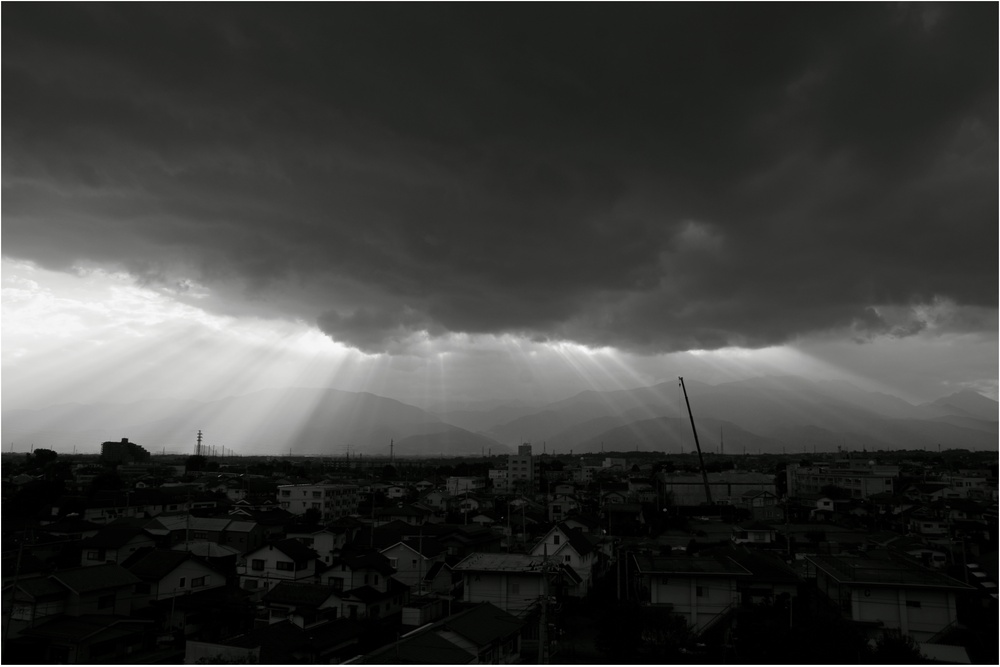
#> input picture 第三回/sample2.jpg, 1000 x 667 px, shrunk from 1884 x 1256 before the run
$ python ContourExtraction.py
#> lines starting #> are read from the running program, lines starting #| are printed output that depends on the picture; after the words box and inside, x2 and y2 are one past the last pixel; in counts of white or black regions, pixels touching at a corner belong together
import os
import cv2
import matplotlib.pyplot as plt

def main():
    imageurl1 = "./sample2.jpg"

    im = cv2.imread(imageurl1)
#> im is the input picture: shape (667, 1000, 3); mean B, G, R 59.1, 61, 60.5
    im2= cv2.imread(imageurl1)

    #グレースケール
    im_gray = cv2.cvtColor(im, cv2.COLOR_BGR2GRAY)

    #ガウスフィルタ
    im_gray_smooth=cv2.GaussianBlur(im_gray,(11,11),0)

    #2値化
    ret,th1 = cv2.threshold(im_gray_smooth,130,255,cv2.THRESH_BINARY)
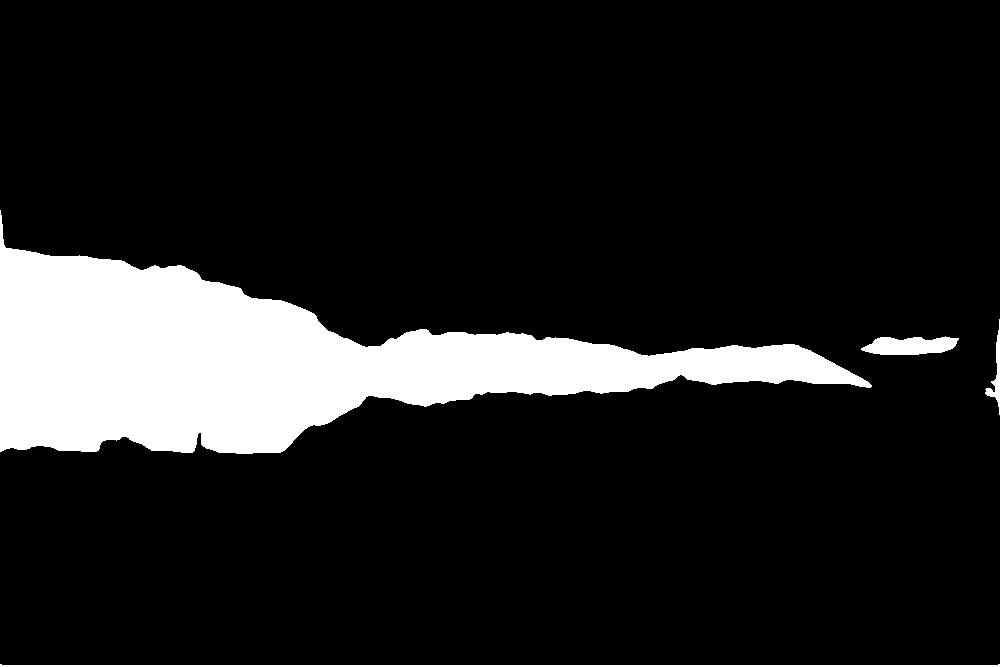
#> th1: shape (667, 1000); 12.9% white; 4 white regions

    #輪郭検出
    contours, hierarchy = cv2.findContours(th1,cv2.RETR_TREE,cv2.CHAIN_APPROX_SIMPLE)
#> contours = 4 contours; box (x1, y1, x2, y2) and area: (0, 210, 872, 454) 81197, (861, 336, 959, 355) 1264, (0, 664, 1000, 667) 1002, (985, 319, 1000, 415) 282

    #輪郭描画
    cv2.drawContours(im,contours,-1,(0,255,0),3)
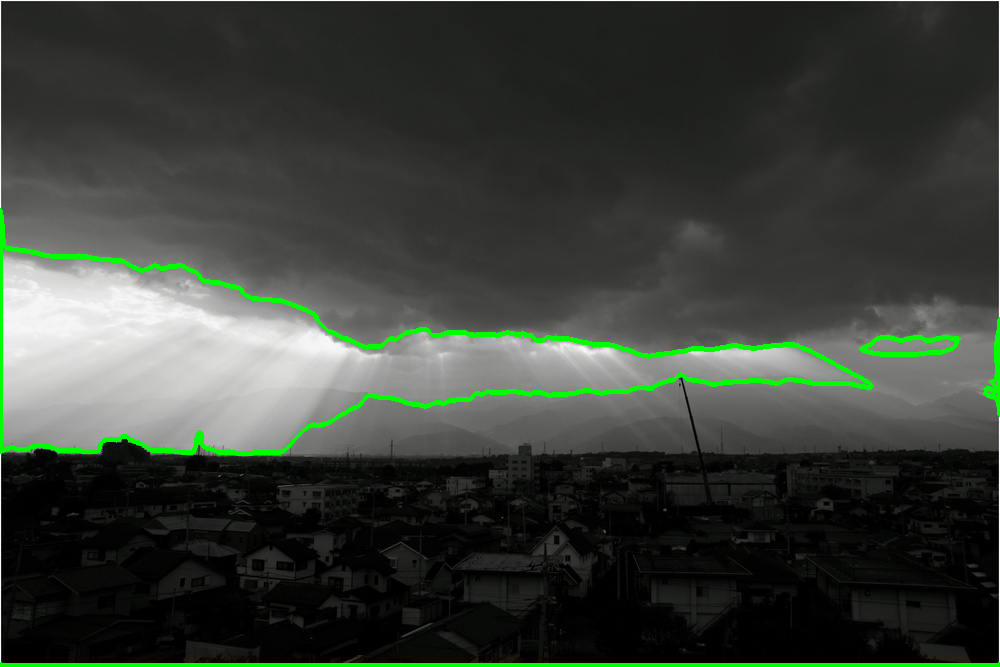
#> im: shape (667, 1000, 3); 2.29% of pixels changed, all inside (x1, y1, x2, y2) = (0, 208, 1000, 667)

    #描画
    plt.subplot(2,2,1),plt.imshow(im2,'gray')
    plt.title('input image')
    plt.subplot(2,2,2),plt.imshow(im,'gray')
    plt.title('output image')
    plt.subplot(2,2,3),plt.imshow(im_gray_smooth,'gray')
    plt.title('GrayScale+Gaussianfilter')
    plt.subplot(2,2,4),plt.imshow(th1,'gray')
    plt.title('Binarization')

    plt.show()
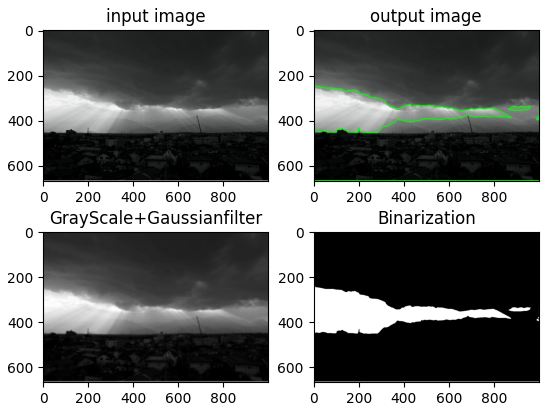
#> figure drawn by matplotlib, 4 panels; B, G, R data is drawn as R, G, B


if __name__ == "__main__":
    main()

$ run again, with 第三回/sample3.jpg copied over 第三回/sample2.jpg
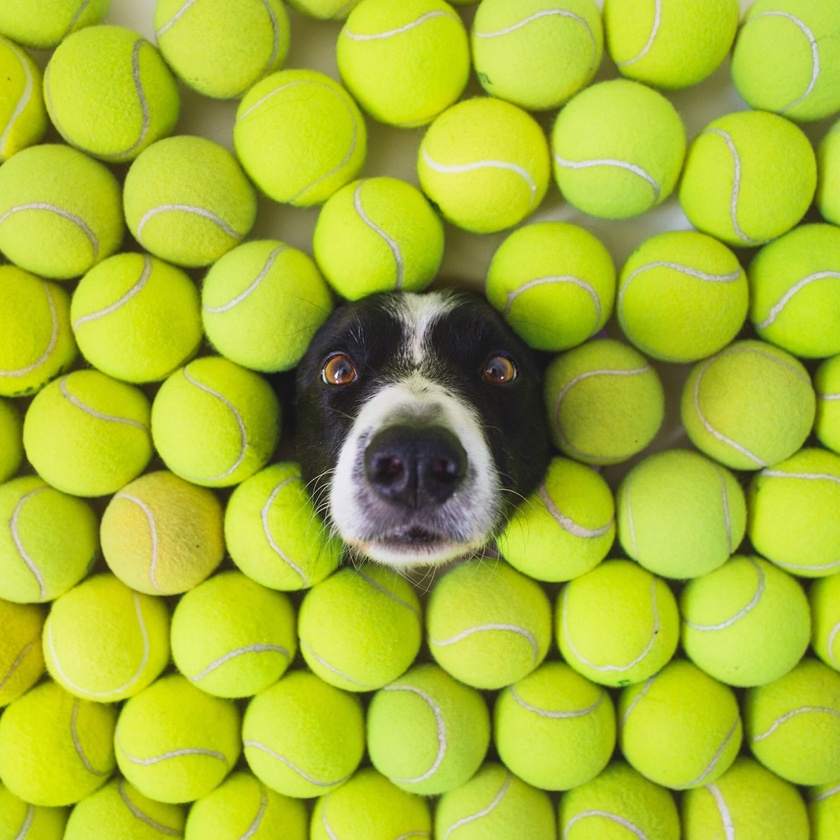
#> input picture 第三回/sample3.jpg, 840 x 840 px, shrunk from 1280 x 1280 before the run
#> in main, im is the input picture: shape (840, 840, 3); mean B, G, R 49.8, 185.2, 168.3
#> in main, `ret,th1 = cv2.threshold(im_gray_smooth,130,255,cv2.THRESH_BINARY)`:
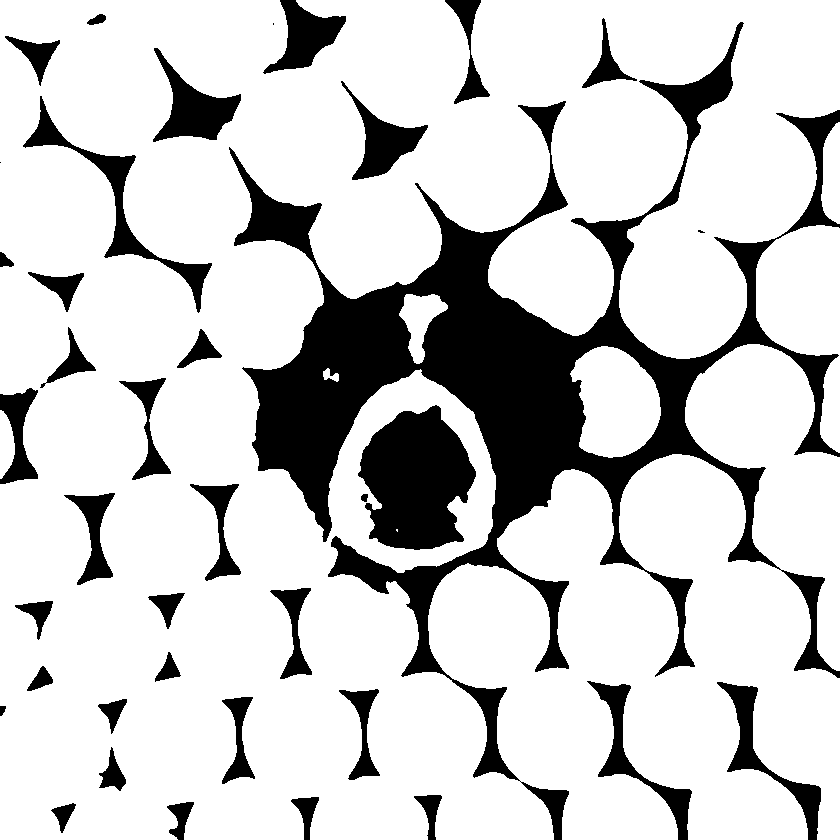
#> th1: shape (840, 840); 80.2% white; 38 black regions (3 under 20 px)
#> contours = 36 contours, 3 with area under 20; largest, box (x1, y1, x2, y2) and area: (0, 0, 840, 840) 575630, (357, 404, 477, 551) 12184, (756, 225, 840, 453) 10742, (570, 346, 661, 458) 7249, (22, 95, 213, 314) 4368
#> im: shape (840, 840, 3); 11.07% of pixels changed, all inside (x1, y1, x2, y2) = (0, 0, 840, 840)
#> in main, `plt.show()`:
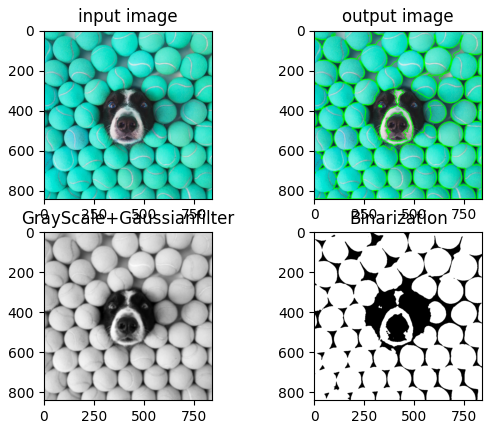
#> figure drawn by matplotlib, 4 panels; B, G, R data is drawn as R, G, B

$ run again, with 第三回/sample4.jpg copied over 第三回/sample2.jpg
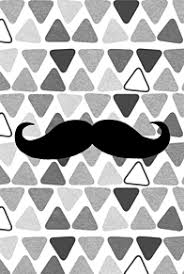
#> input picture 第三回/sample4.jpg, 184 x 274 px
#> in main, im is the input picture: shape (274, 184, 3); min 0, max 255, mean 179.9
#> in main, `ret,th1 = cv2.threshold(im_gray_smooth,130,255,cv2.THRESH_BINARY)`:
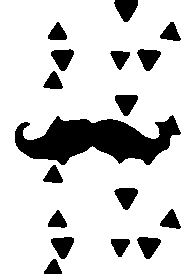
#> th1: shape (274, 184); 81.8% white; 17 black regions
#> contours = 16 contours; largest, box (x1, y1, x2, y2) and area: (0, 0, 184, 274) 49412, (14, 114, 182, 166) 5080, (113, 187, 139, 211) 372, (136, 236, 162, 260) 368, (50, 236, 75, 260) 366
#> im: shape (274, 184, 3); 18.41% of pixels changed, all inside (x1, y1, x2, y2) = (0, 0, 184, 274)
#> in main, `plt.show()`:
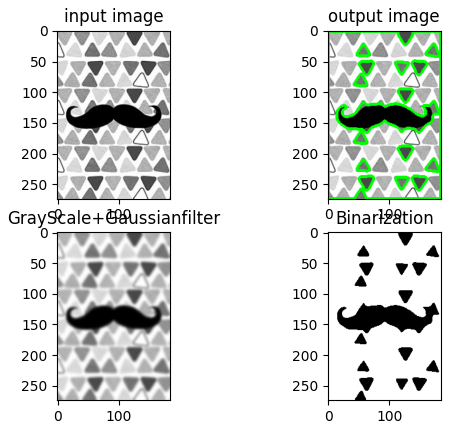
#> figure drawn by matplotlib, 4 panels

$ run again, with 第三回/sample6.jpg copied over 第三回/sample2.jpg
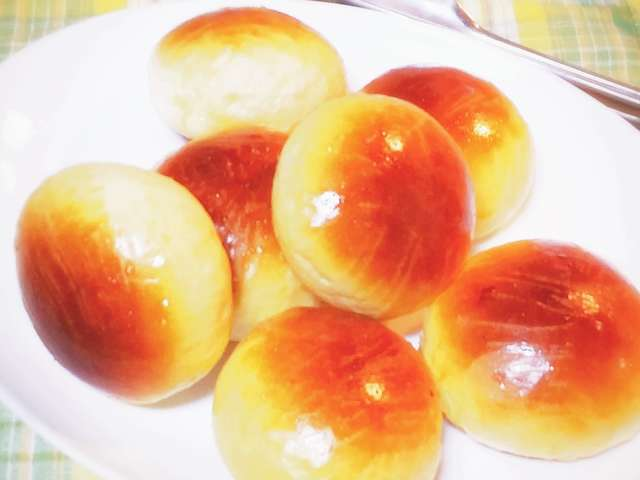
#> input picture 第三回/sample6.jpg, 640 x 480 px
#> in main, im is the input picture: shape (480, 640, 3); mean B, G, R 142.1, 182.6, 234.8
#> in main, `ret,th1 = cv2.threshold(im_gray_smooth,130,255,cv2.THRESH_BINARY)`:
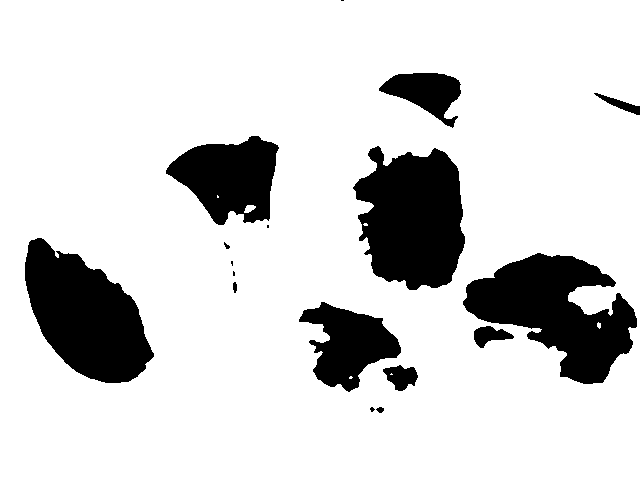
#> th1: shape (480, 640); 83.4% white; 17 black regions (5 under 20 px)
#> contours = 22 contours, 8 with area under 20; largest, box (x1, y1, x2, y2) and area: (0, 0, 640, 480) 305727, (462, 252, 638, 385) 12444, (352, 145, 466, 291) 12214, (24, 237, 155, 384) 11694, (165, 135, 280, 226) 6691
#> im: shape (480, 640, 3); 6.72% of pixels changed, all inside (x1, y1, x2, y2) = (0, 0, 640, 480)
#> in main, `plt.show()`:
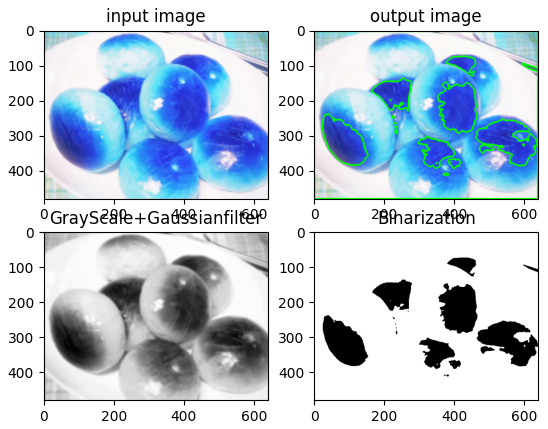
#> figure drawn by matplotlib, 4 panels; B, G, R data is drawn as R, G, B
